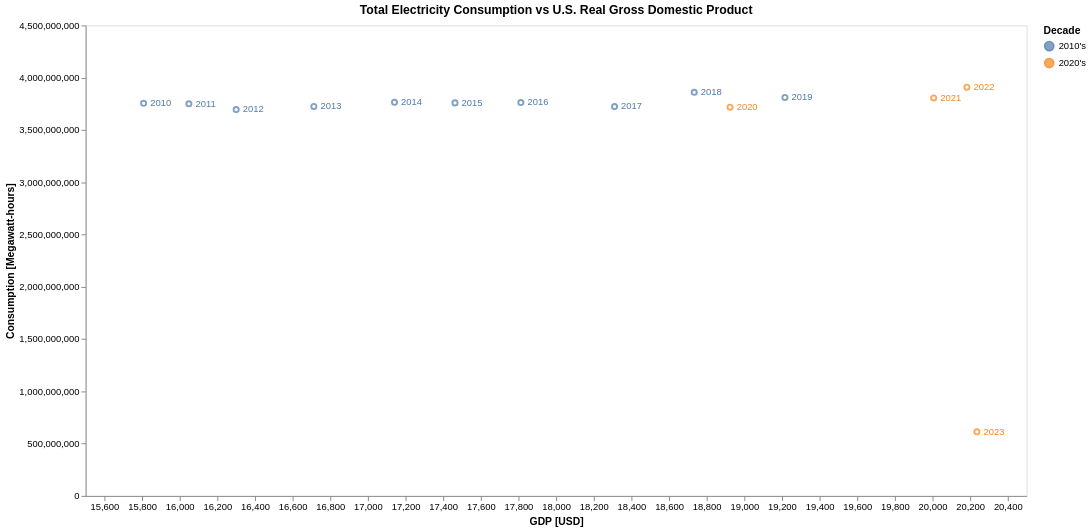

Describe this chart as a Vega-Lite specification.
### Vega-Lite specification from a JSON file in a GitHub repository (floating-point values rounded to 4 significant figures)
{"config": {"view": {"continuousWidth": 400, "continuousHeight": 300}}, "layer": [{"mark": "point", "encoding": {"color": {"field": "decade", "title": "Decade", "type": "nominal"}, "x": {"axis": {"grid": false, "title": "GDP [USD]"}, "field": "GDP", "scale": {"padding": 35, "zero": false}, "type": "quantitative"}, "y": {"axis": {"grid": false, "title": "Consumption [Megawatt-hours]"}, "field": "Megawatt-hours", "scale": {"padding": 35, "zero": false}, "type": "quantitative"}}, "height": 500, "title": "Total Electricity Consumption vs U.S. Real Gross Domestic Product", "width": 1000}, {"mark": {"type": "text", "align": "left", "baseline": "middle", "dx": 7, "size": 10}, "encoding": {"color": {"field": "decade", "title": "Decade", "type": "nominal"}, "text": {"field": "year", "type": "nominal"}, "x": {"axis": {"grid": false, "title": "GDP [USD]"}, "field": "GDP", "scale": {"padding": 35, "zero": false}, "type": "quantitative"}, "y": {"axis": {"grid": false, "title": "Consumption [Megawatt-hours]"}, "field": "Megawatt-hours", "scale": {"padding": 35, "zero": false}, "type": "quantitative"}}, "height": 500, "title": "Total Electricity Consumption vs U.S. Real Gross Domestic Product", "width": 1000}], "data": {"name": "data-9e714a0071c8ce734ac1899aece42c2d"}, "$schema": "https://vega.github.io/schema/vega-lite/v5.json", "datasets": {"data-9e714a0071c8ce734ac1899aece42c2d": [{"Year": "2010-12-31T00:00:00", "Megawatt-hours": 3754841377, "GDP": 15810.0, "rt_start": "2021-07-29", "rt_end": "2021-07-28", "year": 2010, "decade": "2010's"}, {"Year": "2011-12-31T00:00:00", "Megawatt-hours": 3749846184, "GDP": 16050.0, "rt_start": "2021-07-29", "rt_end": "2021-07-28", "year": 2011, "decade": "2010's"}, {"Year": "2012-12-31T00:00:00", "Megawatt-hours": 3694649791, "GDP": 16300.0, "rt_start": "2021-07-29", "rt_end": "2021-07-28", "year": 2012, "decade": "2010's"}, {"Year": "2013-12-31T00:00:00", "Megawatt-hours": 3725000000.0, "GDP": 16710.0, "rt_start": "2021-07-29", "rt_end": "2021-07-28", "year": 2013, "decade": "2010's"}, {"Year": "2014-12-31T00:00:00", "Megawatt-hours": 3765000000.0, "GDP": 17140.0, "rt_start": "2021-07-29", "rt_end": "2021-07-28", "year": 2014, "decade": "2010's"}, {"Year": "2015-12-31T00:00:00", "Megawatt-hours": 3759000000.0, "GDP": 17460.0, "rt_start": "2021-07-29", "rt_end": "2021-07-28", "year": 2015, "decade": "2010's"}, {"Year": "2016-12-31T00:00:00", "Megawatt-hours": 3762000000.0, "GDP": 17810.0, "rt_start": "2021-07-29", "rt_end": "2021-07-28", "year": 2016, "decade": "2010's"}, {"Year": "2017-12-31T00:00:00", "Megawatt-hours": 3723000000.0, "GDP": 18310.0, "rt_start": "2022-09-29", "rt_end": "2022-09-28", "year": 2017, "decade": "2010's"}, {"Year": "2018-12-31T00:00:00", "Megawatt-hours": 3860000000.0, "GDP": 18730.0, "rt_start": "2022-09-29", "rt_end": "2022-09-28", "year": 2018, "decade": "2010's"}, {"Year": "2019-12-31T00:00:00", "Megawatt-hours": 3811000000.0, "GDP": 19220.0, "rt_start": "2022-09-29", "rt_end": "2022-09-28", "year": 2019, "decade": "2010's"}, {"Year": "2020-12-31T00:00:00", "Megawatt-hours": 3718000000.0, "GDP": 18920.0, "rt_start": "2022-09-29", "rt_end": "2022-09-28", "year": 2020, "decade": "2020's"}, {"Year": "2021-12-31T00:00:00", "Megawatt-hours": 3806000000.0, "GDP": 20010.0, "rt_start": "2022-09-29", "rt_end": "2022-09-28", "year": 2021, "decade": "2020's"}, {"Year": "2022-12-31T00:00:00", "Megawatt-hours": 3909000000.0, "GDP": 20180.0, "rt_start": "2023-03-30", "rt_end": "2023-03-29", "year": 2022, "decade": "2020's"}, {"Year": "2023-12-31T00:00:00", "Megawatt-hours": 613500000.0, "GDP": 20240.0, "rt_start": "2023-04-27", "rt_end": null, "year": 2023, "decade": "2020's"}]}}
